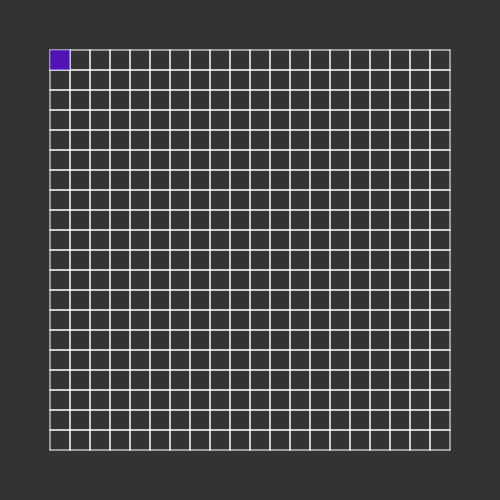
Frame 1 (no input)
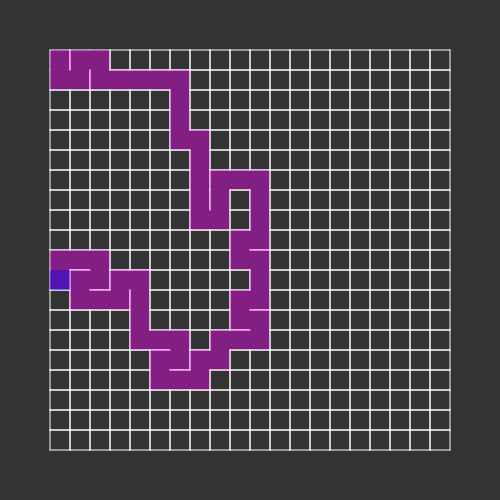
Frame 60 (no input)
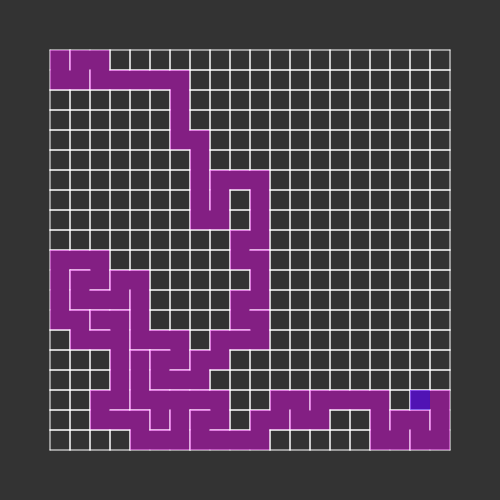
Frame 120 (the mouse pressed at the canvas centre since frame 60)

The p5.js sketch that drew these frames (run headless with seeded random() and noise() and a simulated clock; from frame 60 on, the mouse is pressed at the canvas centre):

// p5.js sketch
// ── sketch.js
let width = 400;
let height = 400;
let rows, cols;
let spacing = 20;
let grid = [];
const stack = [];
let currentSpot;
let i = 0;
const make2DArray = (rows, cols) => {
  let arr = new Array(cols);
  for (let i = 0; i < arr.length; i++) {
    arr[i] = new Array(rows);
  }
  return arr;
};
function setup() {
  rows = floor(height / spacing);
  cols = floor(width / spacing);
  console.log("Rows: ", rows, " Cols: ", cols);
  grid = make2DArray(rows, cols);
  for (let y = 0; y < rows; y++) {
    for (let x = 0; x < cols; x++) {
      grid[y][x] = new Cell(y, x, rows, cols, grid);
    }
  }
  createCanvas(500, 500);
  background(51);
  translate(50, 50);

  for (let y = 0; y < rows; y++) {
    for (let x = 0; x < cols; x++) {
      const cell = grid[y][x];
      cell.draw();
    }
  }
  currentSpot = grid[0][0];
  currentSpot.draw();
  currentSpot.visited = true;
}

function draw() {
  // frameRate(1);
  background(51);
  translate(50, 50);
  for (let y = 0; y < cols; y++) {
    for (let x = 0; x < rows; x++) {
      const cell = grid[y][x];
      cell.draw();
    }
  }
  currentSpot.highlight();
  const next = currentSpot.getNeighbours();
  if (next) {
    stack.push(currentSpot);
    next.visited = true;
    removeWalls(currentSpot, next);

    currentSpot = next;
  } else if (stack.length) {
    currentSpot = stack.pop();
  }
}

function removeWalls(a, b) {
  var x = a.x - b.x;
  if (x === 1) {
    a.walls[3] = false;
    b.walls[1] = false;
  } else if (x === -1) {
    a.walls[1] = false;
    b.walls[3] = false;
  }
  var y = a.y - b.y;
  if (y === 1) {
    a.walls[0] = false;
    b.walls[2] = false;
  } else if (y === -1) {
    a.walls[2] = false;
    b.walls[0] = false;
  }
}

// ── cell.js
class Cell {
  constructor(x, y, rows, cols, grid) {
    this.x = x;
    this.y = y;
    this.rows = rows;
    this.cols = cols;
    this.grid = grid;
    this.walls = new Array(4).fill(true);
    this.visited = false;
    this.validOptions = [
      { dx: 1, dy: 0 },
      { dx: -1, dy: 0 },
      { dx: 0, dy: 1 },
      { dx: 0, dy: -1 },
    ];
    console.log(x, y);
  }

  draw() {
    stroke(255);
    const x = this.x * spacing;
    const y = this.y * spacing;
    const [top, right, bottom, left] = this.walls;
    if (top) {
      line(x, y, x + spacing, y); // top wall
    }
    if (right) {
      line(x + spacing, y, x + spacing, y + spacing); // right wall
    }
    if (bottom) {
      line(x, y + spacing, x + spacing, y + spacing); // bottom wall
    }
    if (left) {
      line(x, y, x, y + spacing); // left wall
    }
    if (this.visited) {
      noStroke();
      fill(255, 0, 255, 100);
      rect(x, y, spacing, spacing);
    }
  }

  isInBounds(x, y) {
    if (x < 0 || x > this.rows - 1 || y < 0 || y > this.cols - 1) {
      return false;
    }
    return true;
  }

  getNeighbours() {
    let neighbours = [];
    for (let { dx, dy } of this.validOptions) {
      const newDx = this.x + dx;
      const newDy = this.y + dy;
      if (this.isInBounds(newDx, newDy)) {
        const neighbour = this.grid[newDx][newDy];
        if (!neighbour.visited) {
          neighbours.push(neighbour);
        }
      }
    }

    if (neighbours.length) {
      const randomNeighbour = random(neighbours);
      return randomNeighbour;
    } else {
      return undefined;
    }
  }

  highlight() {
    let x = this.x * spacing;
    let y = this.y * spacing;
    noStroke();
    fill(0, 0, 255, 100);
    rect(x, y, spacing);
  }
}
